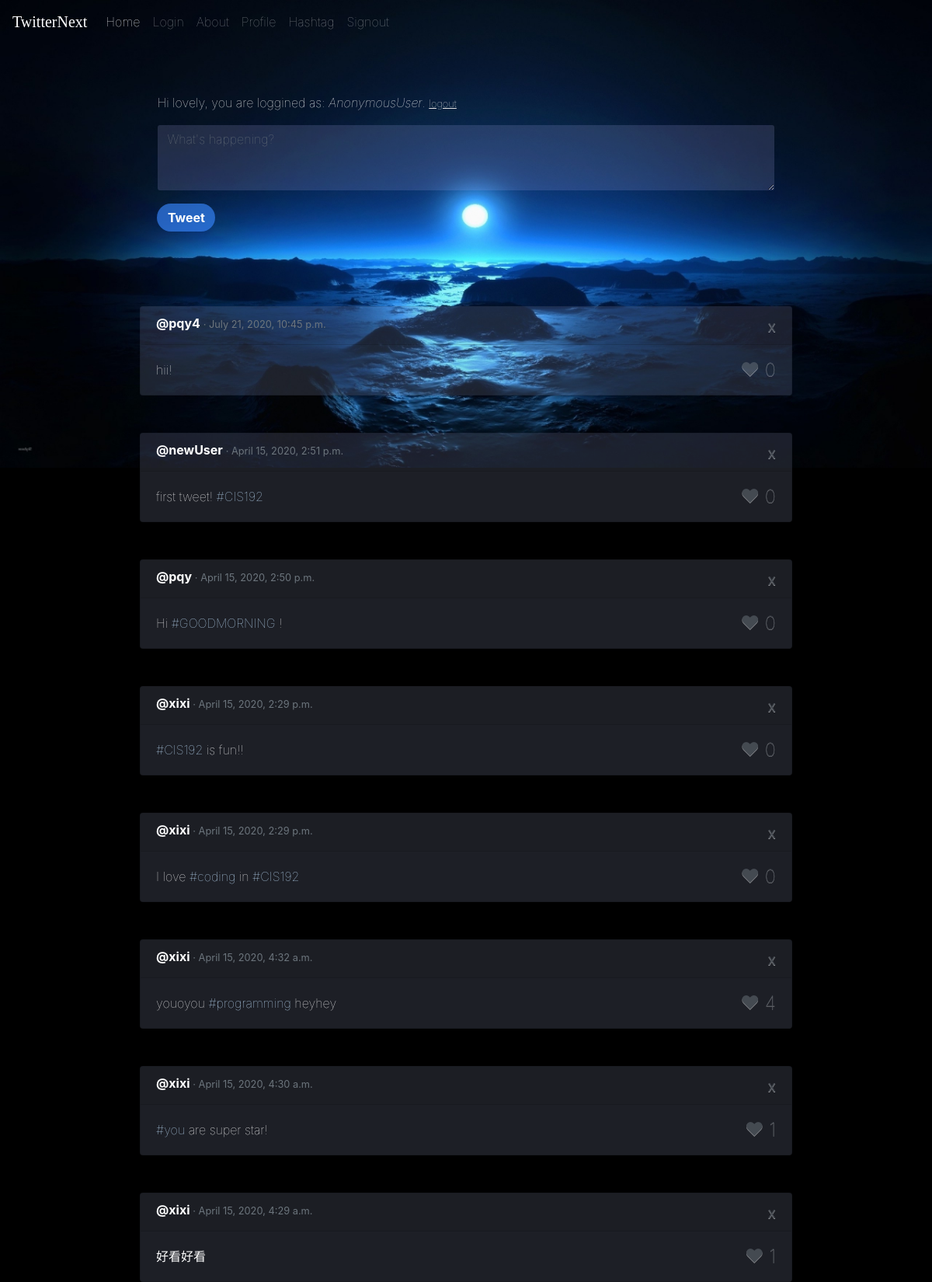
/home/ (upper part), run on the app's committed database.
### core/models.py (models this page shows, shortened)
class Tweet(models.Model):
    body = models.CharField(max_length=280)
    created_at = models.DateTimeField(auto_now=True)
    author = models.ForeignKey(User, on_delete=models.DO_NOTHING)
    likes = models.ManyToManyField(User, related_name='likes')
    parsed = models.ManyToManyField('TextPair')

class TextPair(models.Model):
    text = models.CharField(max_length=280)
    isHash = models.BooleanField()
    belongTo = models.ForeignKey('Tweet', on_delete=models.CASCADE, null=True)

### core/views.py (the view, shortened to what this page needs)
# urls.py: 2. Add a URL to urlpatterns:  path('', views.home, name='home')
def home(request):
    tweets = Tweet.objects.order_by("created_at").reverse()
    return render(request, "home.html", {"tweets": tweets, "user": request.user, "valid": True})

### core/templates/home.html (shortened to what this page needs)
<!DOCTYPE html>
<html lang="en">
  <head>
    <link rel="stylesheet" href="https://stackpath.bootstrapcdn.com/bootstrap/4.4.1/css/bootstrap.min.css"
>
    {% load static %}
    <link rel="stylesheet" type="text/css" href="{% static 'new.css' %}">
  </head>
  <body class="black">
    <nav class="navbar navbar-expand-lg navbar-dark bg-transparent">
      <a class="navbar-brand active" href="/home">TwitterNext</a>
      <div class="collapse navbar-collapse" id="navbarSupportedContent">
        <ul class="navbar-nav mr-auto">
          <li class="nav-item active">
            <a class="nav-link" href="/home">
              Home <span class="sr-only">(current)</span></a>
          </li>
          <li class="nav-item">
            <a class="nav-link" href="/login">Login</a>
          </li>
          <li class="nav-item">
            <a class="nav-link" href="/about">About</a>
          </li>
          <li class="nav-item">
            <a class="nav-link" href="/profile">Profile</a>
          </li>
          <li class="nav-item">
            <a class="nav-link" href="/hashtagAll">Hashtag</a>
          </li>
          <li class="nav-item">
            <a class="nav-link" href="/signout">Signout</a>
          </li>
        </ul>
      </div>
    </nav>
    <div class="jumbotron bg-transparent">
      <div class="mx-auto dark" style="width: 70%; border-radius: 0px;">
        <p>
          Hi lovely, you are loggined as: <em>{{user}}</em>. <a href="/signout" ;"><small><u>logout</u></small></a>
          <br>
        </p>
        <form method="POST" action="/home/">
          <div class="mr-auto pull-right">
            <div class="form-group  pull-right">
              <textarea name="body" class="form-control" placeholder="What's happening?" rows="3" style="background-color: rgba(187, 188, 255, 0.164);
            border-color: transparent;"></textarea>
            </div>
            <button type="submit" formmethod="post" class="btn btn-info" style="background-color: #3988ffa4;
                 border-width: 0px;
                 border-radius: 24px;
                 min-width: 75px;"> <strong>Tweet</strong> </button>
          </div>
        </form>
      </div>
    </div>
    {% for tweet in tweets %}
    <div class="card mx-auto text-white bg-dark mb-5" style="width: 70%">
      <h6 class="card-header font-weight-light mb-0 align-text-bottom">
        <b class="font-weight-bold">@{{tweet.author}} </b><small class="text-muted"> · {{tweet.created_at}}</small>
        <a class="close text-muted" href="/delete?id={{tweet.id}}"><small>x</small></a>
      </h6>
      <div class="card-body">
        <p class="card-text">
          {% for element in tweet.parsed.all %}
          {% if element.isHash %}
          <a href="/hashtag?name={{element.text|slice:'1:'}}" type="hashtag">{{element.text}}</a>
          {% else %}
          {{element.text}}
          {% endif %}
          {%endfor%}
          {% if user in tweet.likes.all %}
          <a class="close text-white" href="/like?id={{tweet.id}}" onclick="location.reload()">♥ <smaller>
              {{tweet.likes.count}}</smaller></a></p>
        {% else %}
        <a class="text-muted close" href="/like?id={{tweet.id}}" onclick="location.reload()">♥ <smaller>
            {{tweet.likes.count}}</smaller></a></p>
        {% endif %}
      </div>
    </div>
    {%endfor%}
  </body>
</html>

### core/static/new.css (style rules this page uses)
.black { background-image: url("m1.jpg"); background-size: 100%; background-repeat: no-repeat; background-color: black; }
p { color: white !important; opacity: 100%; font-weight: 100 !important; }
u { color: rgb(226, 226, 226) !important; opacity: 100%; font-weight: 100 !important; }
small { text-align: right; }
a[type="hashtag"] { color: rgb(194, 226, 255) !important; font-weight: 100; }
a { font-weight: 100 !important; }
.card { background-color: rgba(194, 208, 255, 0.15) !important; }
.form-control:valid { color: white !important; font-weight: 100; }
a.navbar-brand { font-family: 'Megrim', cursive !important; font-stretch: narrower !important; }

### data on the page
Tweet: author "pqy4", created_at "July 21, 2020, 10:45 p.m.", likes.count "0"
TextPair: text "hii!"
Tweet: author "newUser", created_at "April 15, 2020, 2:51 p.m.", likes.count "0"
TextPair: text "first tweet!"
TextPair: text "#CIS192"
Tweet: author "pqy", created_at "April 15, 2020, 2:50 p.m.", likes.count "0"
TextPair: text "Hi"
TextPair: text "#GOODMORNING"
TextPair: text "!"
Tweet: author "xixi", created_at "April 15, 2020, 2:29 p.m.", likes.count "0"
TextPair: text "#CIS192"
TextPair: text "is fun!!"
Tweet: author "xixi", created_at "April 15, 2020, 2:29 p.m.", likes.count "0"
TextPair: text "I love"
TextPair: text "#coding"
TextPair: text "in"
TextPair: text "#CIS192"
Tweet: author "xixi", created_at "April 15, 2020, 4:32 a.m.", likes.count "4"
TextPair: text "youoyou"
TextPair: text "#programming"
TextPair: text "heyhey"
Tweet: author "xixi", created_at "April 15, 2020, 4:30 a.m.", likes.count "1"
TextPair: text "#you"
TextPair: text "are super star!"
Tweet: author "xixi", created_at "April 15, 2020, 4:29 a.m.", likes.count "1"
TextPair: text "好看好看"

### other printed values
{{ user }} "AnonymousUser"
